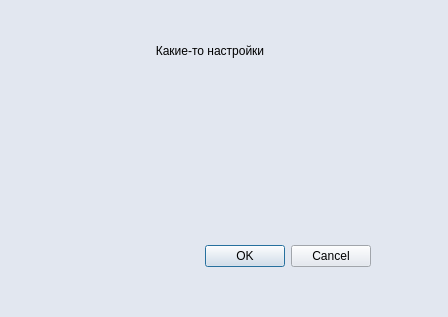
<?xml version="1.0" encoding="UTF-8"?>
<ui version="4.0">
 <class>SettingsWindow</class>
 <widget class="QDialog" name="SettingsWindow">
  <property name="geometry">
   <rect>
    <x>0</x>
    <y>0</y>
    <width>448</width>
    <height>317</height>
   </rect>
  </property>
  <property name="windowTitle">
   <string>Dialog</string>
  </property>
  <property name="styleSheet">
   <string notr="true">background-color: rgb(226, 231, 240);</string>
  </property>
  <widget class="QDialogButtonBox" name="buttonBox">
   <property name="geometry">
    <rect>
     <x>30</x>
     <y>240</y>
     <width>341</width>
     <height>32</height>
    </rect>
   </property>
   <property name="orientation">
    <enum>Qt::Horizontal</enum>
   </property>
   <property name="standardButtons">
    <set>QDialogButtonBox::Cancel|QDialogButtonBox::Ok</set>
   </property>
  </widget>
  <widget class="QWidget" name="horizontalLayoutWidget">
   <property name="geometry">
    <rect>
     <x>130</x>
     <y>30</y>
     <width>160</width>
     <height>41</height>
    </rect>
   </property>
   <layout class="QHBoxLayout" name="horizontalLayout">
    <item>
     <widget class="QLabel" name="label">
      <property name="text">
       <string>Какие-то настройки</string>
      </property>
      <property name="alignment">
       <set>Qt::AlignCenter</set>
      </property>
     </widget>
    </item>
   </layout>
  </widget>
 </widget>
 <resources/>
 <connections>
  <connection>
   <sender>buttonBox</sender>
   <signal>accepted()</signal>
   <receiver>SettingsWindow</receiver>
   <slot>accept()</slot>
   <hints>
    <hint type="sourcelabel">
     <x>248</x>
     <y>254</y>
    </hint>
    <hint type="destinationlabel">
     <x>157</x>
     <y>274</y>
    </hint>
   </hints>
  </connection>
  <connection>
   <sender>buttonBox</sender>
   <signal>rejected()</signal>
   <receiver>SettingsWindow</receiver>
   <slot>reject()</slot>
   <hints>
    <hint type="sourcelabel">
     <x>316</x>
     <y>260</y>
    </hint>
    <hint type="destinationlabel">
     <x>286</x>
     <y>274</y>
    </hint>
   </hints>
  </connection>
 </connections>
</ui>
